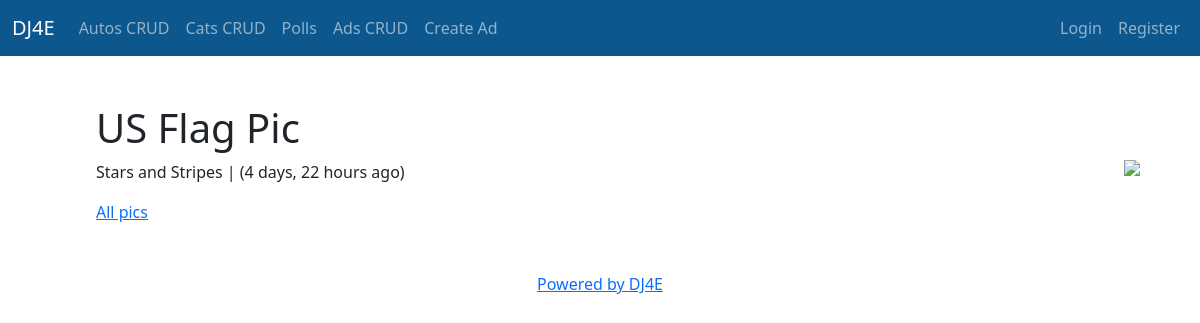
/pics/pic/9, run on the app's committed database.
### pics/models.py (models this page shows, shortened)
class Pic(models.Model):
    title = models.CharField(
            max_length=200,
            validators=[MinLengthValidator(2, "Title must be greater than 2 characters")]
    )
    text = models.TextField()
    owner = models.ForeignKey(settings.AUTH_USER_MODEL, on_delete=models.CASCADE)
    picture = models.BinaryField(null=True, blank=True, editable=True)
    content_type = models.CharField(max_length=256, null=True, blank=True,
                                    help_text='The MIMEType of the file')
    created_at = models.DateTimeField(auto_now_add=True)
    updated_at = models.DateTimeField(auto_now=True)

### pics/views.py (the view)
# urls.py: path('pic/<int:pk>', views.PicDetailView.as_view(), name='pic_detail'),
class PicDetailView(OwnerDetailView):
    model = Pic
    template_name = "pics/pic_detail.html"

### home/context_processors.py (called while the page is built)
def settings(request):
    return {
        'settings': django_settings,
    }

### pics/templates/pics/pic_detail.html (shortened to what this page needs)
{% extends "base_bootstrap.html" %}
{% load humanize %}
{% block content %}
<h1>{{ pic.title }}</h1>
{% if pic.content_type %}
<img style="float:right; max-width:50%;" src="{% url 'pics:pic_picture' pic.id %}"
    onclick="document.getElementById('overlay').style.display = 'block';">
{% endif %}
<p>
{{ pic.text }} | ({{ pic.updated_at|naturaltime }})
</p>
<p>
<a href="{% url 'pics:all' %}">All pics</a>
</p>
{% endblock %}

### data on the page
Pic: title "US Flag Pic", text "Stars and Stripes", updated_at "4 days, 22 hours ago"
